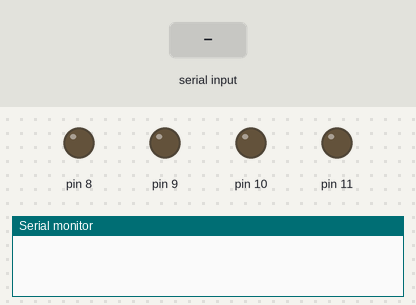
A sketch run on a simulated Arduino Uno, built with avr-gcc and run on an emulated ATmega328P. On the bench: output pins drawn as LEDs (lit = HIGH), the last lines printed to the serial monitor. The inputs (shaded band) are chosen by the test bench.

Above: at 1.2 s.
1.3 s: "F" received over Serial
At 1.6 s:
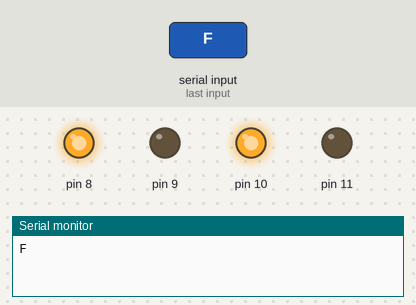
2.8 s: "B" received over Serial
At 3.9 s:
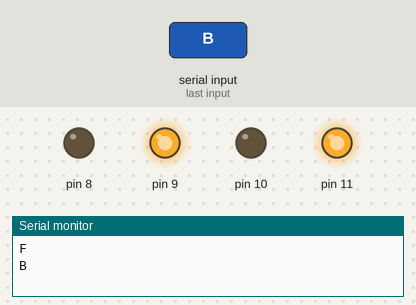
4.3 s: "R" received over Serial
At 5.0 s:
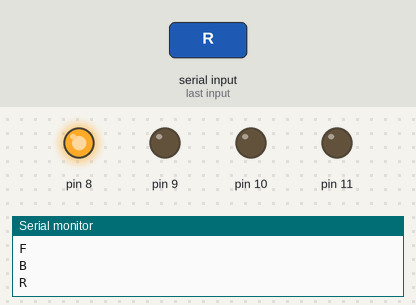
5.8 s: "L" received over Serial
At 6.2 s:
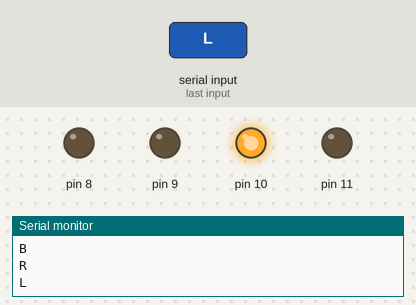
Timing chart, 0 to 8.3 s (numbered marks = the images above; inputs shaded):
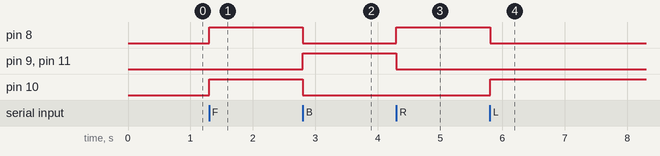

Measured:
- after the input at 1.3 s, pin 8, pin 10: LOW → HIGH at once
- after the input at 2.8 s, pin 8, pin 10: HIGH → LOW at once; pin 9, pin 11: LOW → HIGH at once
- after the input at 4.3 s, pin 8: LOW → HIGH at once; pin 9, pin 11: HIGH → LOW at once
- after the input at 5.8 s, pin 8: HIGH → LOW at once; pin 10: LOW → HIGH at once

The sketch:

car.ino
```cpp
char temp;
void setup() {
  pinMode(8, OUTPUT);
  pinMode(9, OUTPUT);
  pinMode(10, OUTPUT);
  pinMode(11, OUTPUT);
  Serial.begin(9600);
}

void loop() {
  if (Serial.available() > 0)
  {
    temp = Serial.read();
  Serial.println(temp);
  if (temp == 'F') {
    digitalWrite(8, HIGH);
    digitalWrite(9, LOW);
    digitalWrite(10, HIGH);
    digitalWrite(11, LOW);
  }
  if (temp == 'B')
  {
    digitalWrite(8, LOW);
  digitalWrite(9, HIGH);
  digitalWrite(10, LOW);
  digitalWrite(11, HIGH);
}
if (temp == 'R') {
  digitalWrite(8, HIGH);
  digitalWrite(9, LOW);
  digitalWrite(10, LOW);
  digitalWrite(11, LOW);
}
if (temp == 'L') {
  digitalWrite(8, LOW);
  digitalWrite(9, LOW);
  digitalWrite(10, HIGH);
  digitalWrite(11, LOW);
}
if (temp == 'S') {
  digitalWrite(8, LOW);
  digitalWrite(9, LOW);
  digitalWrite(10, LOW);
  digitalWrite(11, LOW);
}
}
}
```
